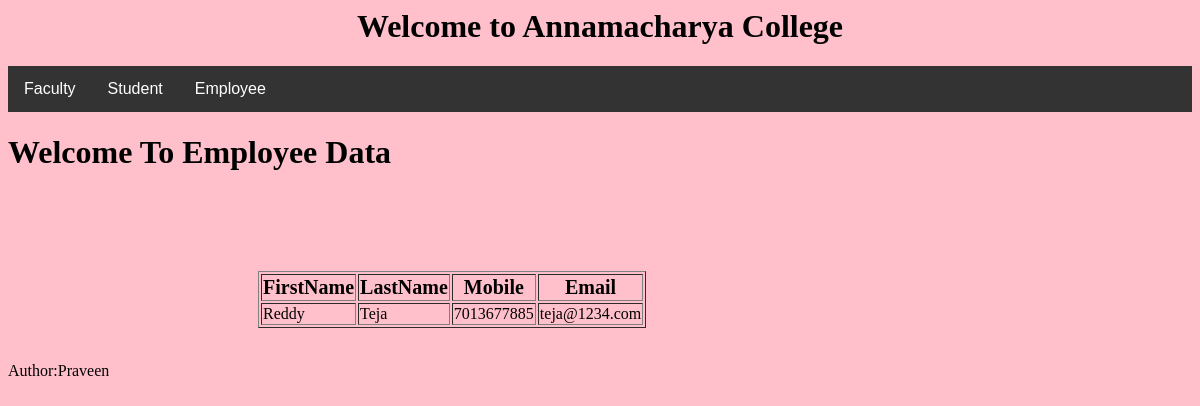
/view_employee/, run on the app's committed database.
### myapp/models.py (models this page shows, shortened)
class EmployeeModel(models.Model):
    first_name = models.CharField(max_length=30)
    last_name = models.CharField(max_length=30)
    mobile = models.CharField(max_length=10, unique=True)
    email = models.EmailField()

### myapp/views.py (the view)
# urls.py: path('view_employee/', views.view_employee,  name = 'view_employee'),
def view_employee(request):
    ob=EmployeeModel.objects.all().values()
    context={
        'data':ob
        }
    temp=loader.get_template('view_employee.html')
    return HttpResponse(temp.render(context,request))

### myapp/templates/view_employee.html (shortened to what this page needs)
{%   extends  "master.html"  %}
{%  block content  %}
<h1>Welcome To Employee  Data</h1>
<table border="1">
<tr style="font-size: 20px;">
<th>FirstName</th>
<th>LastName</th>
<th>Mobile</th>
<th>Email</th>
</tr>
{%  for  x  in  data  %}
<tr style="font-size: 16px;">
<td>{{x.first_name}}</td>
<td>{{x.last_name}}</td>
<td>{{x.mobile}}</td>
<td>{{x.email}}</td>
</tr>
{% endfor %}
</table>
<br>
 {% endblock %}

### myapp/templates/view_employee.html (style rules this page uses)
table { margin-top: 100px; margin-left: 250px; }

### data on the page
EmployeeModel: first_name "Reddy", last_name "Teja", mobile "7013677885", email "teja@1234.com"
